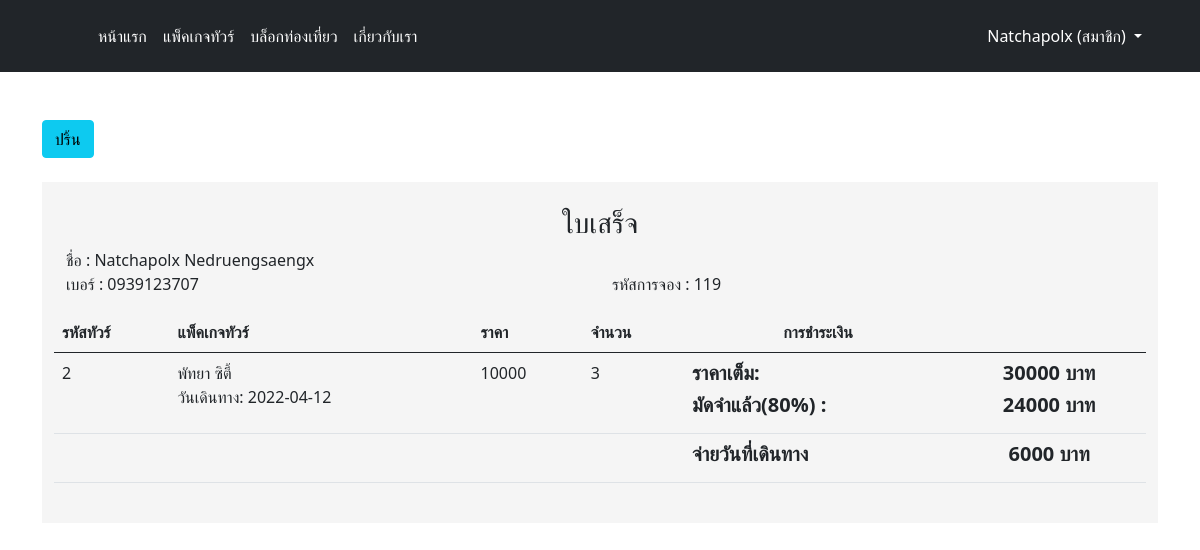
Screenshot of /tourlike/receipt.php?oid=119 (signed in) with the database file from the repository.
### tables this page shows
CREATE TABLE `order` (
  `order_id` int(10) NOT NULL,
  `order_date` timestamp NOT NULL DEFAULT current_timestamp() ON UPDATE current_timestamp(),
  `order_status` int(1) NOT NULL DEFAULT 1 COMMENT '1=รอชำระมัดจำ, 2=รอตรวจสอบการชำระค่ามัดจำ, 3= สำเร็จ, 4= ยกเลิก',
  `id` int(10) UNSIGNED NOT NULL
);

CREATE TABLE `tour` (
  `tour_id` int(10) NOT NULL,
  `tour_title` varchar(100) NOT NULL COMMENT 'ชื่อที่แสดงหน้าโชว์',
  `img_title` varchar(100) NOT NULL COMMENT 'รูปแพ็คเกจ',
  `tour_name` varchar(100) NOT NULL COMMENT 'ชื่อทัวร์',
  `date_start` date DEFAULT NULL COMMENT 'วันที่เริ่มทัวร์',
  `date_end` date DEFAULT NULL COMMENT 'วันเดินทางกลับ',
  `tour_detail` varchar(5000) DEFAULT NULL COMMENT 'รายละเอียดทัวร์',
  `tour_price` float NOT NULL COMMENT 'ราคาทัวร์',
  `trip_type` varchar(500) DEFAULT NULL COMMENT 'สายการบิน รถทัวร์ ต่างๆ',
  `amount` int(10) NOT NULL COMMENT 'จำนวนคนที่รับ',
  `accommodation` varchar(500) DEFAULT NULL COMMENT 'ที่พัก',
  `img_accommodation` varchar(100) DEFAULT NULL COMMENT 'รูปที่พัก',
  `province_id` int(11) NOT NULL,
  `company_id` int(10) NOT NULL
);

CREATE TABLE `order_detail` (
  `order_id` int(10) NOT NULL,
  `tour_id` int(10) NOT NULL,
  `order_price` float NOT NULL COMMENT 'ราคาต่อชิ้น',
  `order_amount` int(10) NOT NULL COMMENT 'จำนวนที่จอง'
);

CREATE TABLE `payment` (
  `payment_id` int(10) NOT NULL,
  `img_deposit` varchar(100) DEFAULT NULL COMMENT 'รูปสลิปค่ามัดจำ 80%',
  `comment_deposit` varchar(500) DEFAULT NULL,
  `payment_totalprice` float NOT NULL COMMENT 'ราคาเต็ม',
  `payment_deposit` float NOT NULL COMMENT 'ราคาที่ต้องมัดจำ',
  `order_id` int(10) NOT NULL
);

### tourlike/database/function.php (called while the page is built, shortened)
<?php
    class DB_con {
        function __construct()
        {
            $conn = mysqli_connect(DB_SERVER, DB_USER, DB_PASS, DB_NAME);
            $this->dbcon = $conn;
        }
        public function receipt($oid, $uid){
            $bill = mysqli_query($this->dbcon, " SELECT a1.order_id, tour.tour_id, tour.tour_title, tour.tour_price, tour.date_start, order_detail.order_amount, payment.payment_totalprice, payment.payment_deposit
            FROM `order` AS a1
            INNER JOIN payment ON a1.order_id = payment.order_id
            INNER JOIN order_detail ON a1.order_id = order_detail.order_id
            INNER JOIN tour ON order_detail.tour_id = tour.tour_id
            WHERE a1.order_id = '$oid' AND a1.id = '$uid' ");
            return $bill;
        }
    }
?>

### tourlike/receipt.php (the view, shortened to what this page needs)
<?php
include 'layout/header.php';
include_once('database/function.php');
$db_handle = new DB_con();
?>
<?php
$oid = isset($_GET['oid']) ? $_GET['oid'] : '';
$uid = isset($_SESSION['id']) ? $_SESSION['id'] : '';
$fname = isset($_SESSION['name']) ? $_SESSION['name'] : '';
$lname = isset($_SESSION['lname']) ? $_SESSION['lname'] : '';
$tel = isset($_SESSION['tel']) ? $_SESSION['tel'] : '';
$sesrole = isset($_SESSION['role']) ? $_SESSION['role'] : '';
if ($sesrole == "สมาชิก") {
?>
<div class="container mt-5">
<div class="row" id="hid">
    <div class="col-md-auto">
        <button type="button" class="btn btn-info" onclick="window.print()">ปริ้น</button>
    </div>
    <div class="col-md-2">
    </div>
</div>
<?php
$bill = $db_handle->receipt($oid, $uid);
$receipt = mysqli_fetch_array($bill);
?>
<div class="mt-4" style="background-color:#f5f5f5;">
               <div class="p-4">
                  <div class="text-center">
                     <h3>ใบเสร็จ</h3>
                  </div>
                  <span class="mt-4"> ชื่อ : <?php echo $fname .' '. $lname; ?></span><span  class="mt-4" id="time"></span>
                  <div class="row">
                     <div class="col-xs-6 col-sm-6 col-md-6 ">
                        <span id="day"></span> เบอร์ : <?php echo $tel; ?><span id="year"></span>
                     </div>
                     <div class="col-xs-6 col-sm-6 col-md-6 text-right">
                        <p>รหัสการจอง : <?php echo $receipt['order_id']; ?></p>
                     </div>
                  </div>
                  <div class="row">
                     <table id="receipt_bill" class="table">
                        <thead>
                           <tr>
                              <th>รหัสทัวร์</th>
                              <th>แพ็คเกจทัวร์</th>
                              <th>ราคา</th>
                              <th>จำนวน</th>
                              <th class="text-center">การชำระเงิน</th>
                              <th></th>
                           </tr>
                        </thead>
                        <tr>
                           <td><?php echo $receipt['tour_id']; ?></td>
                           <td>
                              <?php echo $receipt['tour_title']; ?><br>
                              วันเดินทาง: <?php echo $receipt['date_start']; ?>
                           </td>
                           <td><?php echo $receipt['tour_price']; ?></td>
                           <td><?php echo $receipt['order_amount']; ?></td>
                           <td class="text-right text-dark" >
                                <h5><strong>ราคาเต็ม:</strong></h5>
                                <h5><strong>มัดจำแล้ว(80%) : </strong></้>
                           </td>
                           <td class="text-center text-dark" >
                              <h5> <strong><span id="subTotal"><?php echo $receipt['payment_totalprice']; ?> บาท</strong></h5>
                              <h5> <strong><span id="taxAmount"><?php echo $receipt['payment_deposit']; ?> บาท</strong></h5>
                           </td>
                        </tr>
                        <tr>
                           <td> </td>
                           <td> </td>
                           <td> </td>
                           <td> </td>
                           <td class="text-right text-dark">
                              <h5><strong>จ่ายวันที่เดินทาง</strong></h5>
                           </td>
                           <td class="text-center">
                              <h5 id="totalPayment"><strong><?php echo $receipt['payment_totalprice'] - $receipt['payment_deposit']; ?> บาท</strong></h5>
                           </td>
                        </tr>
                     </table>
                  </div>
               </div>
            </div>
         </div>
</body>
<link rel="stylesheet" href="css/bootstrap.min.css">
</html>
<?php
}
else{
  echo "<script>window.location.href='index.php'</script>";
}
?>

### rows the page displays
order: order_id "119", tour.tour_id "2", tour.tour_title "พัทยา ซิตี้", tour.date_start "2022-04-12", tour.tour_price "10000", order_detail.order_amount "3", payment.payment_totalprice "30000", payment.payment_deposit "24000", payment.payment_totalprice+payment_deposit "6000"

### other values shown
$_SESSION['name'] "Natchapolx"
$_SESSION['role'] "สมาชิก"
$fname "Natchapolx"
$lname "Nedruengsaengx"
$tel "0939123707"
